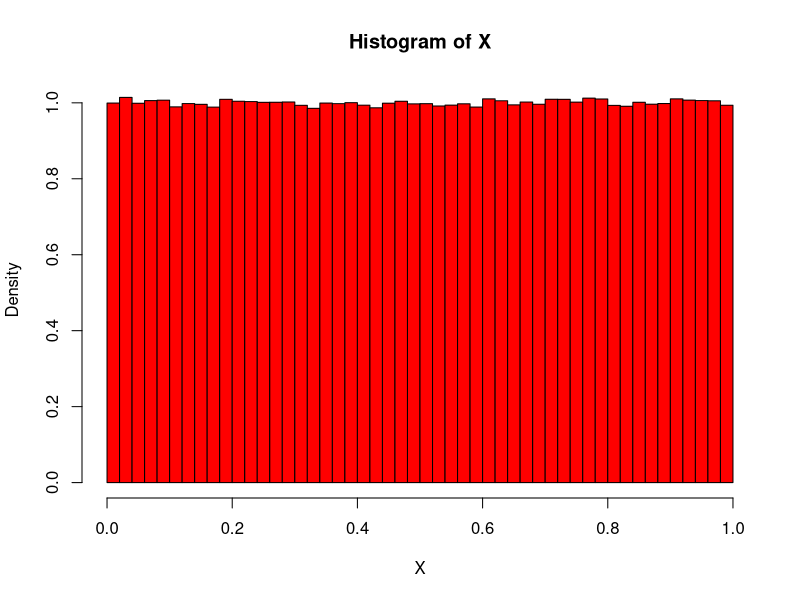
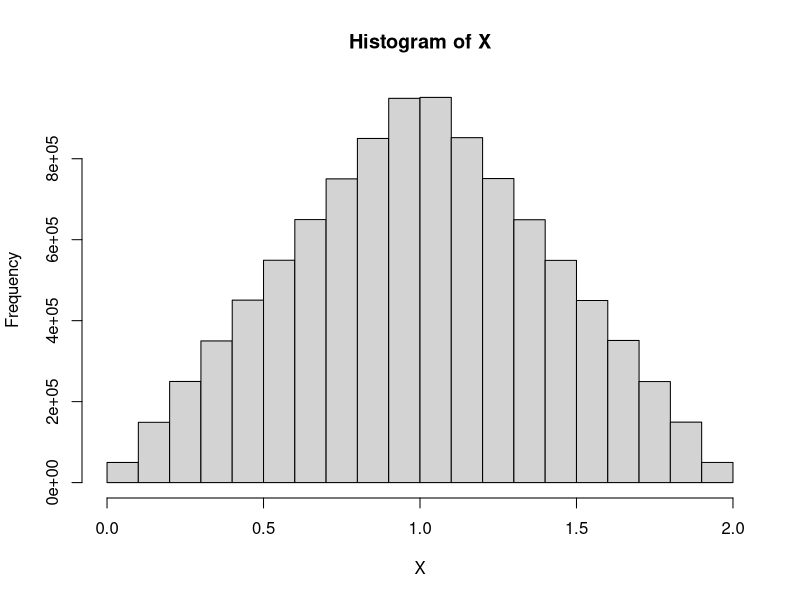
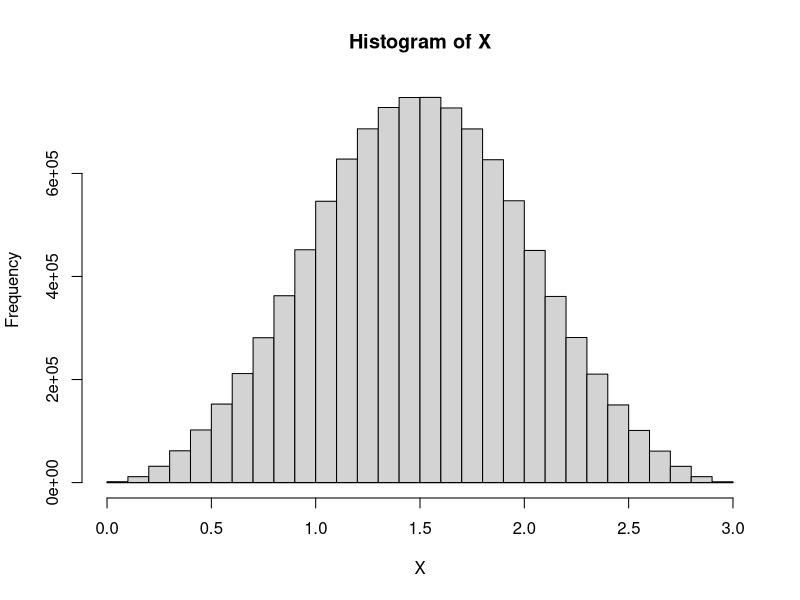

Source code (R) for these figures, in order:
#-----------2.2 대푯값--------------------
# 의미 : 데이터를 대표하는 값값
# 산술평균
X = c(0,7,8,9,100)
mean(X)

# 산술평균 NA제거
Y = c(0,7,8,NA,0/0)
Y
mean(Y)
mean(Y,na.rm=T)

#절사평균(양쪽에서 각 소수점 제외하고 20%씩 제거)
mean(X,trim=0.2)

# 중앙값(중간값 1개 혹은 2개만 남도록 하고 절사평균)
median(X)

# 평균 vs 중앙값
# 평균과 중앙값이 일치할수록(=정규분포)일수록 평균
# 평균과 중앙값이 불일치할수록(=코시분포)일수록 중앙값

#윈저 평균
library(psych)
winsor(X)

# 범위의 중앙(midrange)
# 의미 : 최대값과 최소값의 평균
# 아주 특이한 경우에 대표값으로 사용됨
mean(range(X))

#---------2.3 확률변수, 난수, 모집단, 표본----------
#모평균과 표본평균
#n이 유한한 경우 표본평균
#n이 무한 극한일 경우 모평균

#기대값의 선형성
#E(aX+bY) = aE(X)+bE(Y)
X = c(1,2,3,4,5)
Y = c(5,3,1,8,9)
mean(2*X+3*Y)
2*mean(X)+3*mean(Y)

# 모분산

# 분산의 선형성
#V(aX+bY) = a^2V(X)+b^2V(Y)

# 표본분산
# 표본을 뽑아 모평균으로 분산을 계산하면
# 표본을 뽑아 표본평균으로 분산을 계산하면
# s^2 = 1/(n-1) *{E(X1-Xbar)^2+... + (Xn-Xbar)^2}이면 E(s^2) = σ^2가 성립한다
# 즉, 위와같이 만들어진 표본분산은 n 무한극한에 대해 모분산과 일치한다(표본, 모집단 분포와 관계없이 성립한다.)
# 따라서 표본 분산은 치우침이 없는 비편향추정량이다.

# n-1로 나눈 표본 분산의 평균의 비편향추정량임을 확인 
x = c(1:5)
var(x)

v1 = var(c(2:5))
v1
v2 = var(c(1,3,4,5))
v2
v3 = var(c(1,2,4,5))
v3
v4 = var(c(1,2,3,5))
v4
v5 = var(c(1:4))
v5

mean(c(v1,v2,v3,v4,v5))

#n으로 나눈 분산
varp = function(x) {var(x) * (length(x)-1)/length(x)}


# 두 확률변수 X,Y의 공분산이 0인 경우(= 두 변수가 선형적으로 같은 방향으로 움직이지 않는 경우)
X = c(1,2,3,4,5,5,4,3,2,1)
Y = c(5,3,1,3,5,5,3,1,3,5)
cov(X,Y)
var(2*X+3*Y)
4*var(X)+9*var(Y)

# 표본표준편차
# sqrt(s^2)
x = 1:10
var(x)
sd(x)

# 다섯숫자요약(five-number summary)
quantile(1:9)

fivenum(1:9)

#----------2.5 중심극한정리와 정규분포--------------
# 균일난수
# R의 균일난수 생성 알고리즘은 메르센 트위스터
runif(1)
runif(10)

# 균일난수 더하기 실험
X = runif(1000000)
hist(X,freq=F,col="red",breaks=50) # 빈도수가 아니라 밀도로 표기

X = runif(10000000) + runif(1000000)
hist(X)

X = runif(10000000) + runif(1000000) + runif(10000000)
hist(X)

# 정규분포
# 정규분포 적분값 1 검증
integrate(function(x){exp(-x**2/2)},-Inf,Inf)
curve(dnorm(x),add=T)

# 중심극한정리
# 한줄요약 : iid한 확률변수들의 표본평균과 표본분산은 정규분포를 따른다.


#---------------2.6코시분포--------------------

#---------------2.7 정규분포에서 유도되는 분포-----------------